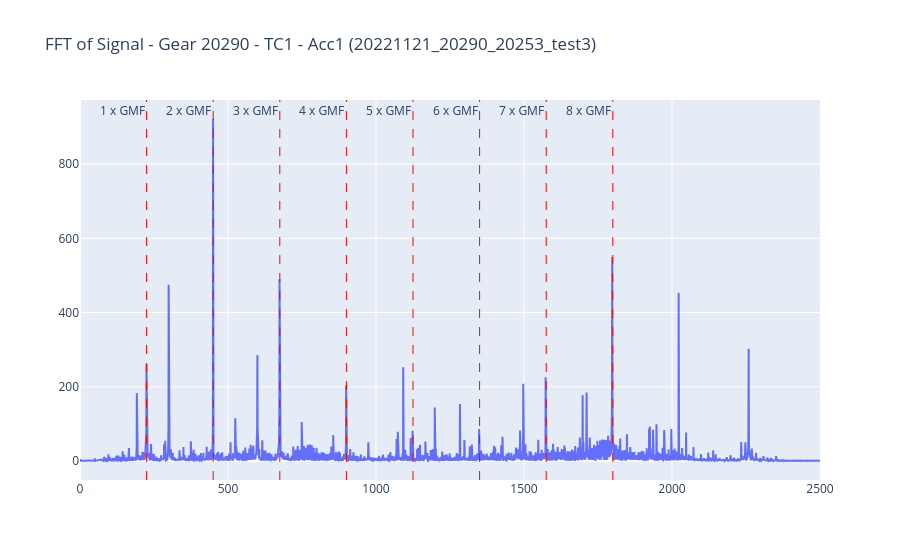

The notebook cell this image was saved under:
### Code cell
fig = go.Figure()
fig.add_trace(
    go.Scatter(
        x=np.fft.rfftfreq(len(signal), 1 / 5000),
        y=np.abs(np.fft.rfft(signal)),
        mode="lines",
        name="FFT Signal",
    )
)
for i in range(1, 9):
    fig.add_vline(
        x=i * GMF,
        line=dict(color="red", width=1, dash="dash"),
        annotation_text=f"{i} x GMF",
        annotation_position="top left",
    )
fig.update_layout(title=f"FFT of Signal - Gear {gear} - TC{TC} - Acc{sensor} ({run})")
fig.show()

### Figure 1 — Plotly figure (JSON) as saved in the notebook; plotly's stock layout.template omitted (floating-point values rounded to 4 significant figures; data arrays with more than 128 entries replaced by an {"elided": "..."} marker saying what was removed)
{"data": [{"mode": "lines", "name": "FFT Signal", "type": "scatter", "x": {"elided": "5001 float values"}, "y": {"elided": "5001 float values"}}], "layout": {"annotations": [{"showarrow": false, "text": "1 x GMF", "x": 225, "xanchor": "right", "xref": "x", "y": 1, "yanchor": "top", "yref": "y domain"}, {"showarrow": false, "text": "2 x GMF", "x": 450, "xanchor": "right", "xref": "x", "y": 1, "yanchor": "top", "yref": "y domain"}, {"showarrow": false, "text": "3 x GMF", "x": 675, "xanchor": "right", "xref": "x", "y": 1, "yanchor": "top", "yref": "y domain"}, {"showarrow": false, "text": "4 x GMF", "x": 900, "xanchor": "right", "xref": "x", "y": 1, "yanchor": "top", "yref": "y domain"}, {"showarrow": false, "text": "5 x GMF", "x": 1125, "xanchor": "right", "xref": "x", "y": 1, "yanchor": "top", "yref": "y domain"}, {"showarrow": false, "text": "6 x GMF", "x": 1350, "xanchor": "right", "xref": "x", "y": 1, "yanchor": "top", "yref": "y domain"}, {"showarrow": false, "text": "7 x GMF", "x": 1575, "xanchor": "right", "xref": "x", "y": 1, "yanchor": "top", "yref": "y domain"}, {"showarrow": false, "text": "8 x GMF", "x": 1800, "xanchor": "right", "xref": "x", "y": 1, "yanchor": "top", "yref": "y domain"}], "shapes": [{"line": {"color": "red", "dash": "dash", "width": 1}, "type": "line", "x0": 225, "x1": 225, "xref": "x", "y0": 0, "y1": 1, "yref": "y domain"}, {"line": {"color": "red", "dash": "dash", "width": 1}, "type": "line", "x0": 450, "x1": 450, "xref": "x", "y0": 0, "y1": 1, "yref": "y domain"}, {"line": {"color": "red", "dash": "dash", "width": 1}, "type": "line", "x0": 675, "x1": 675, "xref": "x", "y0": 0, "y1": 1, "yref": "y domain"}, {"line": {"color": "red", "dash": "dash", "width": 1}, "type": "line", "x0": 900, "x1": 900, "xref": "x", "y0": 0, "y1": 1, "yref": "y domain"}, {"line": {"color": "red", "dash": "dash", "width": 1}, "type": "line", "x0": 1125, "x1": 1125, "xref": "x", "y0": 0, "y1": 1, "yref": "y domain"}, {"line": {"color": "red", "dash": "dash", "width": 1}, "type": "line", "x0": 1350, "x1": 1350, "xref": "x", "y0": 0, "y1": 1, "yref": "y domain"}, {"line": {"color": "red", "dash": "dash", "width": 1}, "type": "line", "x0": 1575, "x1": 1575, "xref": "x", "y0": 0, "y1": 1, "yref": "y domain"}, {"line": {"color": "red", "dash": "dash", "width": 1}, "type": "line", "x0": 1800, "x1": 1800, "xref": "x", "y0": 0, "y1": 1, "yref": "y domain"}], "title": {"text": "FFT of Signal - Gear 20290 - TC1 - Acc1 (20221121_20290_20253_test3)"}}}
